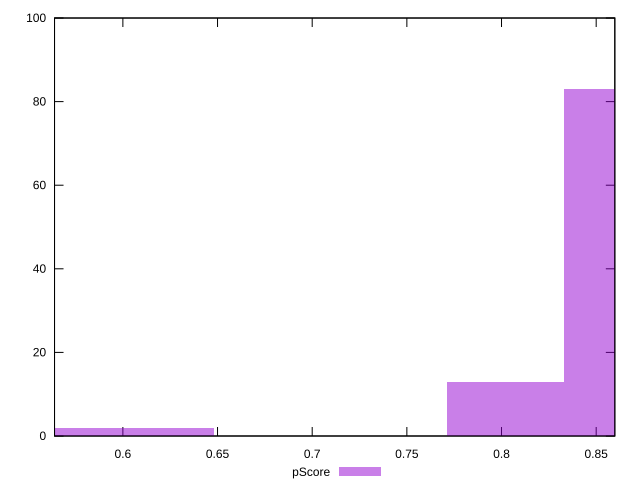

Write gnuplot code to recreate this figure.
reset

$pScore <<EOF
0.8021530567613233 13
0.8638571380506559 83
0.5553367316039931 2
0.6170408128933257 2
EOF

set key outside below
set boxwidth 0.061704081289332566
set xrange [0.56390582059417:0.8598443558530967]
set yrange [0:100]
set trange [0:100]
set style fill transparent solid 0.5 noborder
set terminal svg size 640, 490 enhanced background rgb 'white'
set output "report_00018_2021-02-10T15-25-16.877Z/interactive/samples/pages+cached+noadtech/pScore/histogram.svg"

plot $pScore title "pScore" with boxes

reset
